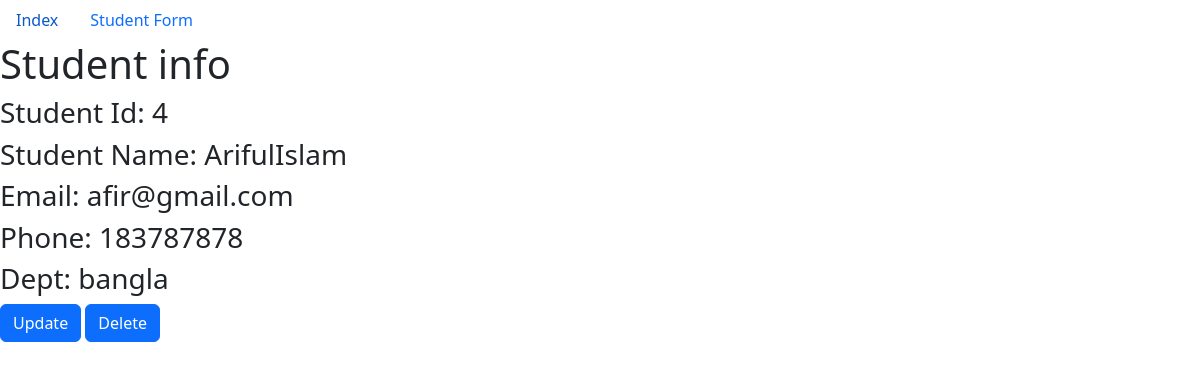
The page /student_info/4/ on the database as committed earlier.
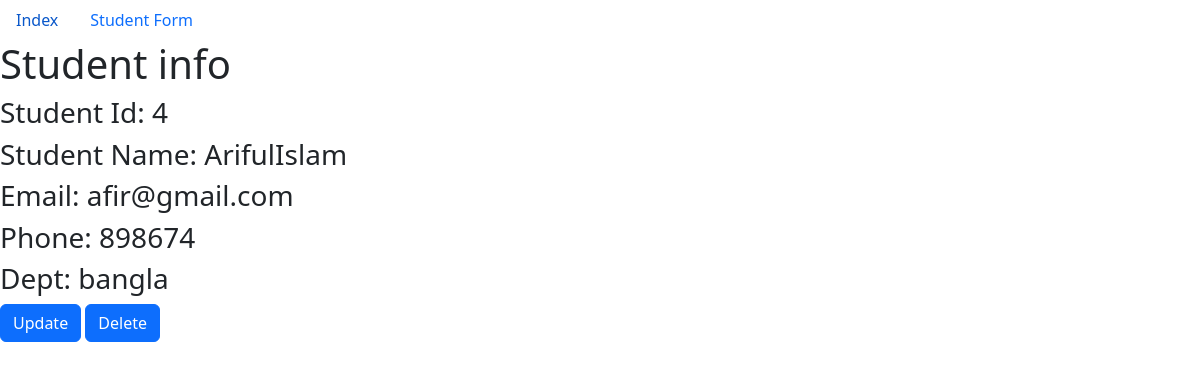
The same page on the database as committed later.
### crud_app/models.py (models this page shows, shortened)
class Student(models.Model):
    first_name = models.CharField(max_length=50)
    last_name = models.CharField(max_length=50)
    email= models.EmailField()
    phone =models.CharField(max_length=12)
    dept = models.CharField(max_length=50)

### crud_app/views.py (the view)
# urls.py: path('student_info/<int:student_id>/', views.student_info, name="student_info"),
def student_info(request,student_id):
    student_info =Student.objects.get(pk=student_id)
    diction = {'title': "Student Info",'student_info':student_info}
    return render(request, 'crud_app_templates/student_info.html', context=diction)

### templates/crud_app_templates/student_info.html
{% extends 'crud_app_templates/base.html' %}
{% block body_block %}
<h1>Student info</h1>
<H3>Student Id: {{student_info.id}}</H3>
<H3>Student Name: {{student_info.first_name}}{{student_info.last_name}}</H3>
<H3>Email:        {{student_info.email}}</H3>
<H3>Phone:        {{student_info.phone}}</H3>
<H3>Dept:         {{student_info.dept}}</H3>
<a href="{% url 'crud_app:student_update' student_id=student_info.id %}" class="btn btn-primary">Update</a>
<a href="{% url 'crud_app:student_delete' student_id=student_info.id %}" class="btn btn-primary">Delete</a>
{% endblock %}

### templates/crud_app_templates/base.html (shortened to what this page needs)
<!DOCTYPE html>
<html lang="en">
<head>
    <link href="https://cdn.jsdelivr.net/npm/bootstrap@5.2.1/dist/css/bootstrap.min.css" rel="stylesheet">
</head>
<body>
  <ul class="nav">
    <li class="nav-item">
      <a class="nav-link" href={% url 'crud_app:index' %}>Index</a>
    </li>
    <li class="nav-item">
      <a class="nav-link" href={% url 'crud_app:student_form' %}>Student Form</a>
    </li>
  </ul>
  {% block body_block %}
  {% endblock %}
</body>
</html>

Rows that differ between the two databases and show on the page:
changed Student "Ariful": phone "183787878" → "898674"
